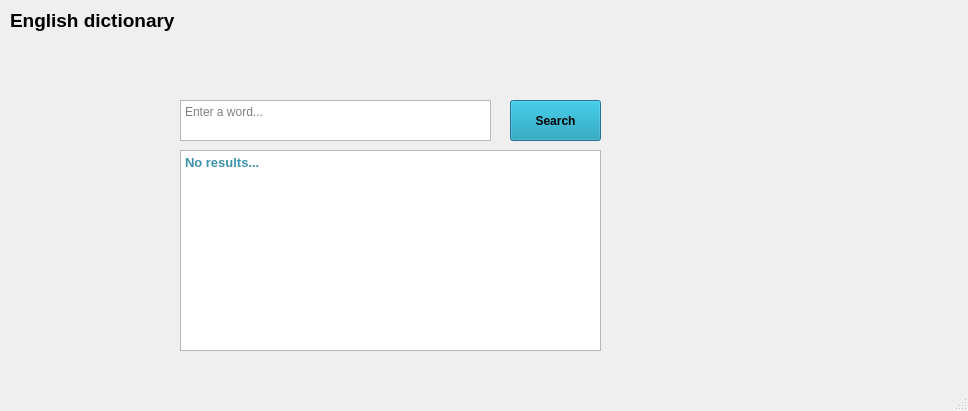
<?xml version="1.0" encoding="UTF-8"?>
<ui version="4.0">
 <class>MainWindow</class>
 <widget class="QMainWindow" name="MainWindow">
  <property name="geometry">
   <rect>
    <x>0</x>
    <y>0</y>
    <width>968</width>
    <height>411</height>
   </rect>
  </property>
  <property name="windowTitle">
   <string>PyDictionary</string>
  </property>
  <widget class="QWidget" name="centralwidget">
   <widget class="QLabel" name="lblDictionary">
    <property name="geometry">
     <rect>
      <x>10</x>
      <y>0</y>
      <width>191</width>
      <height>41</height>
     </rect>
    </property>
    <property name="font">
     <font>
      <family>Arial</family>
      <pointsize>14</pointsize>
      <weight>75</weight>
      <bold>true</bold>
     </font>
    </property>
    <property name="text">
     <string>English dictionary</string>
    </property>
   </widget>
   <widget class="QTextEdit" name="txtWord">
    <property name="geometry">
     <rect>
      <x>180</x>
      <y>100</y>
      <width>311</width>
      <height>41</height>
     </rect>
    </property>
    <property name="toolTip">
     <string>&lt;html&gt;&lt;head/&gt;&lt;body&gt;&lt;p&gt;Enter a word...&lt;/p&gt;&lt;/body&gt;&lt;/html&gt;</string>
    </property>
    <property name="placeholderText">
     <string>Enter a word...</string>
    </property>
   </widget>
   <widget class="QLabel" name="lblImage">
    <property name="geometry">
     <rect>
      <x>640</x>
      <y>50</y>
      <width>281</width>
      <height>281</height>
     </rect>
    </property>
    <property name="font">
     <font>
      <family>Arial</family>
      <weight>75</weight>
      <bold>true</bold>
     </font>
    </property>
    <property name="text">
     <string/>
    </property>
    <property name="pixmap">
     <pixmap>dict.png</pixmap>
    </property>
    <property name="scaledContents">
     <bool>true</bool>
    </property>
   </widget>
   <widget class="QPlainTextEdit" name="txtResult">
    <property name="geometry">
     <rect>
      <x>180</x>
      <y>150</y>
      <width>421</width>
      <height>201</height>
     </rect>
    </property>
    <property name="palette">
     <palette>
      <active>
       <colorrole role="Text">
        <brush brushstyle="SolidPattern">
         <color alpha="255">
          <red>61</red>
          <green>147</green>
          <blue>170</blue>
         </color>
        </brush>
       </colorrole>
       <colorrole role="PlaceholderText">
        <brush brushstyle="SolidPattern">
         <color alpha="128">
          <red>61</red>
          <green>147</green>
          <blue>170</blue>
         </color>
        </brush>
       </colorrole>
      </active>
      <inactive>
       <colorrole role="Text">
        <brush brushstyle="SolidPattern">
         <color alpha="255">
          <red>61</red>
          <green>147</green>
          <blue>170</blue>
         </color>
        </brush>
       </colorrole>
       <colorrole role="PlaceholderText">
        <brush brushstyle="SolidPattern">
         <color alpha="128">
          <red>61</red>
          <green>147</green>
          <blue>170</blue>
         </color>
        </brush>
       </colorrole>
      </inactive>
      <disabled>
       <colorrole role="Text">
        <brush brushstyle="SolidPattern">
         <color alpha="255">
          <red>120</red>
          <green>120</green>
          <blue>120</blue>
         </color>
        </brush>
       </colorrole>
       <colorrole role="PlaceholderText">
        <brush brushstyle="SolidPattern">
         <color alpha="128">
          <red>0</red>
          <green>0</green>
          <blue>0</blue>
         </color>
        </brush>
       </colorrole>
      </disabled>
     </palette>
    </property>
    <property name="font">
     <font>
      <family>Arial</family>
      <pointsize>10</pointsize>
      <weight>75</weight>
      <bold>true</bold>
     </font>
    </property>
    <property name="readOnly">
     <bool>true</bool>
    </property>
    <property name="plainText">
     <string>No results...</string>
    </property>
   </widget>
   <widget class="QPushButton" name="btnSearch">
    <property name="geometry">
     <rect>
      <x>510</x>
      <y>100</y>
      <width>91</width>
      <height>41</height>
     </rect>
    </property>
    <property name="palette">
     <palette>
      <active>
       <colorrole role="Button">
        <brush brushstyle="SolidPattern">
         <color alpha="255">
          <red>14</red>
          <green>150</green>
          <blue>177</blue>
         </color>
        </brush>
       </colorrole>
      </active>
      <inactive>
       <colorrole role="Button">
        <brush brushstyle="SolidPattern">
         <color alpha="255">
          <red>14</red>
          <green>150</green>
          <blue>177</blue>
         </color>
        </brush>
       </colorrole>
      </inactive>
      <disabled>
       <colorrole role="Button">
        <brush brushstyle="SolidPattern">
         <color alpha="255">
          <red>14</red>
          <green>150</green>
          <blue>177</blue>
         </color>
        </brush>
       </colorrole>
      </disabled>
     </palette>
    </property>
    <property name="font">
     <font>
      <family>Arial</family>
      <weight>75</weight>
      <bold>true</bold>
     </font>
    </property>
    <property name="text">
     <string>Search</string>
    </property>
    <property name="icon">
     <iconset>
      <normaloff>search-icon.png</normaloff>search-icon.png</iconset>
    </property>
    <property name="iconSize">
     <size>
      <width>22</width>
      <height>22</height>
     </size>
    </property>
    <property name="default">
     <bool>true</bool>
    </property>
    <property name="flat">
     <bool>false</bool>
    </property>
   </widget>
  </widget>
  <widget class="QMenuBar" name="menubar">
   <property name="geometry">
    <rect>
     <x>0</x>
     <y>0</y>
     <width>968</width>
     <height>21</height>
    </rect>
   </property>
  </widget>
  <widget class="QStatusBar" name="statusbar"/>
 </widget>
 <resources/>
 <connections>
  <connection>
   <sender>btnSearch</sender>
   <signal>clicked()</signal>
   <receiver>btnSearch</receiver>
   <slot>click()</slot>
   <hints>
    <hint type="sourcelabel">
     <x>554</x>
     <y>142</y>
    </hint>
    <hint type="destinationlabel">
     <x>554</x>
     <y>142</y>
    </hint>
   </hints>
  </connection>
 </connections>
</ui>
